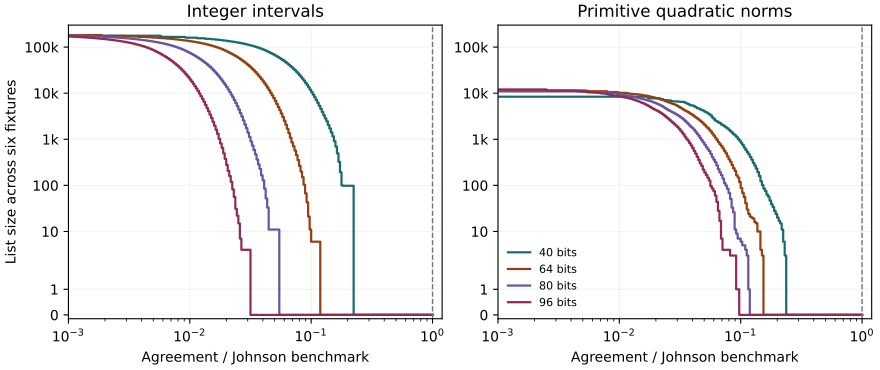

Generate this figure with Python:
"""Descriptive follow-up. Read the recorded fixtures; emit a pooled list curve and optional PDF."""
import argparse
import bisect
import csv
import json
import math
from collections import defaultdict
from pathlib import Path

from sympy import primerange

from experiment import V, full_lattice_sieve, interval_sieve, norm


def curves():
    # Extra resolution below the smallest preregistered threshold of J/4.
    thresholds = sorted({10**(-3 + i/80) for i in range(241)} | {0.25,0.5,1.0})
    totals = defaultdict(lambda: [0] * len(thresholds))
    for line in Path('runs.jsonl').read_text().splitlines():
        case = json.loads(line)
        start = case['interval']['X']
        p1,p2 = (list(primerange(y+1)) for y in case['bounds'])
        rem,_,_ = interval_sieve(start,p1)
        form = case['m2']['form']
        _,left,bad,_ = full_lattice_sieve(form,p2)
        parts = {'interval': [(start+i)//r for i,r in enumerate(rem)],
                 'm2': [norm(form,*z)//r//bad.get(z,1) for z,r in left.items()]}
        assert len(parts['interval']) == V
        for name,values in parts.items():
            J = case[name]['curve']['J']
            scores = sorted(math.log2(v)/J for v in values)
            counts = [len(scores)-bisect.bisect_left(scores,t) for t in thresholds]
            assert [counts[thresholds.index(t)] for t in (0.25,0.5,1.0)] == case[name]['curve']['johnson_counts']
            out = totals[name,case['bits']]
            for i,count in enumerate(counts):
                out[i] += count
    with Path('agreement.csv').open('w') as out:
        writer = csv.writer(out)
        writer.writerow(['domain','bits','agreement_over_J','pooled_list_size'])
        for (name,bits),counts in totals.items():
            writer.writerows((name,bits,t,k) for t,k in zip(thresholds,counts))
    return thresholds,totals


def plot(thresholds,totals):
    import matplotlib
    matplotlib.use('Agg')
    from matplotlib import pyplot as plt
    fig, axes = plt.subplots(1,2,figsize=(8.8,3.7),layout='constrained')
    colors = ('#176B70','#92400E','#6653A1','#922954')
    for ax,name,title in zip(axes,['interval','m2'],['Integer intervals','Primitive quadratic norms']):
        for bits,col in zip((40,64,80,96),colors):
            ax.step(thresholds,totals[name,bits],where='pre',label=f'{bits} bits',color=col,lw=1.6)
        ax.axvline(1,ls='--',color='0.45',lw=1)
        ax.set(xscale='log',yscale='symlog',ylim=(-0.15,300000),xlim=(0.001,1.2),
               xlabel='Agreement / Johnson benchmark',title=title)
        ax.set_yticks([0,1,10,100,1000,10000,100000],['0','1','10','100','1k','10k','100k'])
        ax.grid(which='major',axis='both',alpha=.16)
    axes[0].set_ylabel('List size across six fixtures')
    axes[1].legend(frameon=False,fontsize=8)
    fig.savefig('agreement.pdf')


if __name__ == '__main__':
    parser = argparse.ArgumentParser()
    parser.add_argument('--plot',action='store_true')
    args = parser.parse_args()
    result = curves()
    if args.plot:
        plot(*result)
